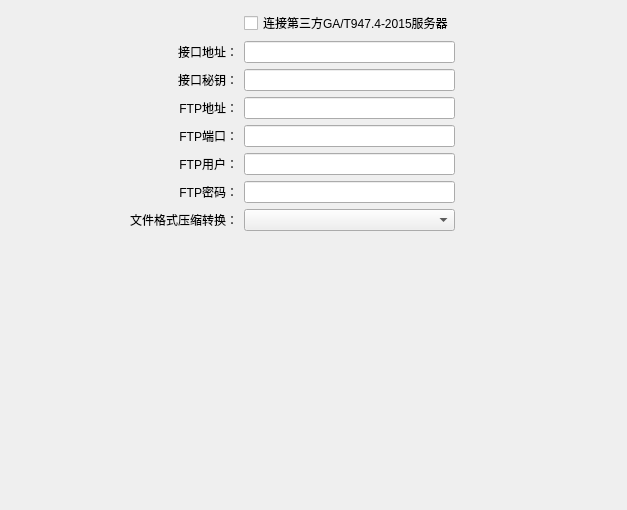
<?xml version="1.0" encoding="UTF-8"?>
<ui version="4.0">
 <class>WsInterfaceSetForm</class>
 <widget class="QWidget" name="WsInterfaceSetForm">
  <property name="geometry">
   <rect>
    <x>0</x>
    <y>0</y>
    <width>627</width>
    <height>510</height>
   </rect>
  </property>
  <property name="windowTitle">
   <string>Form</string>
  </property>
  <layout class="QGridLayout" name="gridLayout">
   <item row="0" column="2">
    <widget class="QCheckBox" name="checkBoxConnectThirdServer">
     <property name="text">
      <string>连接第三方GA/T947.4-2015服务器</string>
     </property>
    </widget>
   </item>
   <item row="1" column="0">
    <spacer name="horizontalSpacer">
     <property name="orientation">
      <enum>Qt::Horizontal</enum>
     </property>
     <property name="sizeHint" stdset="0">
      <size>
       <width>158</width>
       <height>20</height>
      </size>
     </property>
    </spacer>
   </item>
   <item row="1" column="1">
    <widget class="QLabel" name="label_10">
     <property name="text">
      <string>接口地址：</string>
     </property>
     <property name="alignment">
      <set>Qt::AlignRight|Qt::AlignTrailing|Qt::AlignVCenter</set>
     </property>
    </widget>
   </item>
   <item row="1" column="2">
    <widget class="QLineEdit" name="lineEditInterfaceUrl"/>
   </item>
   <item row="1" column="3">
    <spacer name="horizontalSpacer_2">
     <property name="orientation">
      <enum>Qt::Horizontal</enum>
     </property>
     <property name="sizeHint" stdset="0">
      <size>
       <width>157</width>
       <height>20</height>
      </size>
     </property>
    </spacer>
   </item>
   <item row="2" column="1">
    <widget class="QLabel" name="label_9">
     <property name="text">
      <string>接口秘钥：</string>
     </property>
     <property name="alignment">
      <set>Qt::AlignRight|Qt::AlignTrailing|Qt::AlignVCenter</set>
     </property>
    </widget>
   </item>
   <item row="2" column="2">
    <widget class="QLineEdit" name="lineEditInterfaceKey"/>
   </item>
   <item row="3" column="1">
    <widget class="QLabel" name="label_8">
     <property name="text">
      <string>FTP地址：</string>
     </property>
     <property name="alignment">
      <set>Qt::AlignRight|Qt::AlignTrailing|Qt::AlignVCenter</set>
     </property>
    </widget>
   </item>
   <item row="3" column="2">
    <widget class="QLineEdit" name="lineEditFtpUrl"/>
   </item>
   <item row="4" column="1">
    <widget class="QLabel" name="label_7">
     <property name="text">
      <string>FTP端口：</string>
     </property>
     <property name="alignment">
      <set>Qt::AlignRight|Qt::AlignTrailing|Qt::AlignVCenter</set>
     </property>
    </widget>
   </item>
   <item row="4" column="2">
    <widget class="QLineEdit" name="lineEditFtpPort"/>
   </item>
   <item row="5" column="1">
    <widget class="QLabel" name="label_6">
     <property name="text">
      <string>FTP用户：</string>
     </property>
     <property name="alignment">
      <set>Qt::AlignRight|Qt::AlignTrailing|Qt::AlignVCenter</set>
     </property>
    </widget>
   </item>
   <item row="5" column="2">
    <widget class="QLineEdit" name="lineEditFtpUser"/>
   </item>
   <item row="6" column="1">
    <widget class="QLabel" name="label_5">
     <property name="text">
      <string>FTP密码：</string>
     </property>
     <property name="alignment">
      <set>Qt::AlignRight|Qt::AlignTrailing|Qt::AlignVCenter</set>
     </property>
    </widget>
   </item>
   <item row="6" column="2">
    <widget class="QLineEdit" name="lineEditFtpPw"/>
   </item>
   <item row="7" column="0" colspan="2">
    <widget class="QLabel" name="label_11">
     <property name="text">
      <string>文件格式压缩转换：</string>
     </property>
     <property name="alignment">
      <set>Qt::AlignRight|Qt::AlignTrailing|Qt::AlignVCenter</set>
     </property>
    </widget>
   </item>
   <item row="7" column="2">
    <widget class="QComboBox" name="comboBoxFileTranslate"/>
   </item>
   <item row="8" column="2">
    <spacer name="verticalSpacer">
     <property name="orientation">
      <enum>Qt::Vertical</enum>
     </property>
     <property name="sizeHint" stdset="0">
      <size>
       <width>20</width>
       <height>235</height>
      </size>
     </property>
    </spacer>
   </item>
  </layout>
 </widget>
 <resources/>
 <connections/>
</ui>
